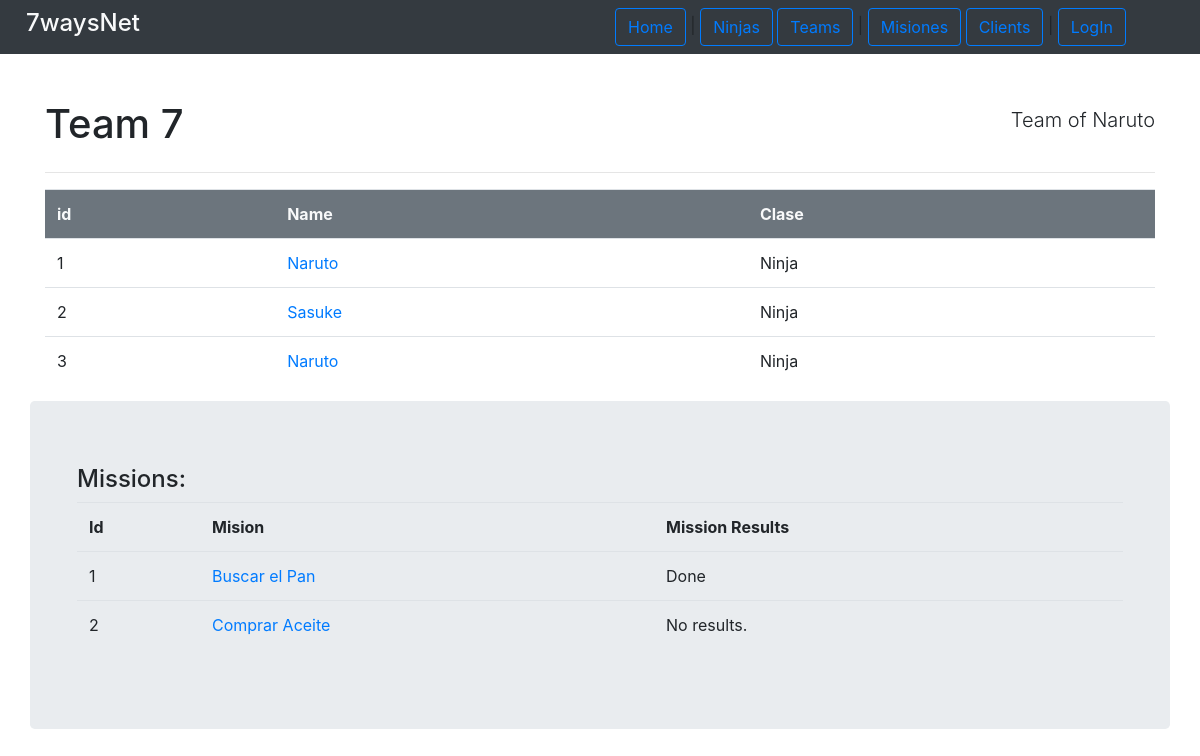
/ninjas/ninjaTeam/1/, run on the app's committed database.
### ninjas/models.py (models this page shows, shortened)
class Ninja(models.Model):
    name = models.CharField(max_length=200)
    age = models.IntegerField()
    clan = models.CharField(max_length=200)
    birth_date = models.DateTimeField('birth')
    gender = models.CharField(max_length=10)
    skills = models.ManyToManyField(Skill, blank=True)
    user = models.OneToOneField(User,on_delete=models.CASCADE)
    invocations = models.ManyToManyField(Invocation, blank=True)
    team = models.ForeignKey(Team, on_delete=models.CASCADE, default=None, null=True, blank=True)
    def ninja_class(self):
        return type(self).__name__
    """ class Meta:
        abstract = True """

class Team(models.Model):
    name = models.CharField(max_length=200)
    in_mission = models.BooleanField(default=False)
    def members(self):
        return Ninja.objects.filter(team_id=self.pk)
    def missions(self):
        return apps.get_model('missions','Mission').objects.filter(team_id=self.pk) #para que no se haga una importacion circular.

### missions/models.py (models this page shows, shortened)
class Mission(models.Model):
    name = models.CharField(max_length=200)
    description = models.TextField()
    rank = models.CharField(max_length=10)
    reward = models.IntegerField()
    available = models.BooleanField(default=True)
    client = models.ForeignKey(Client, on_delete=models.CASCADE)
    team = models.ForeignKey(Team, on_delete=models.CASCADE, default=None, blank=True,null=True)
    inventory = models.OneToOneField(Inventory, on_delete=models.CASCADE, default=None, null=True, blank=True)
    leader = models.ForeignKey(JouninNinja, on_delete=models.CASCADE, default=None, blank=True,null=True)
    def missionResults(self):
        return MissionResult.objects.get(mission_id=self.pk)

class MissionResult(models.Model):
    result = models.CharField(max_length=200)
    begin_date = models.DateField()
    end_date = models.DateField()
    mission = models.ForeignKey(Mission, on_delete=models.CASCADE)

### ninjas/views.py (the view)
# urls.py: path('ninjaTeam/<int:pk>/', views.ShowNinjaTeamView.as_view(), name='show_ninja_team'),
class ShowNinjaTeamView(generic.DetailView):
    model = Ninja
    template_name = 'ninjas/show_ninja_team.html'

### ninjas/templates/ninjas/show_ninja_team.html (shortened to what this page needs)
{%extends 'base.html'%}
{% block header %}
<div class="page-header">
    {% if ninja.team %}
        <h1 class="display-5"> Team {{ninja.team.name}}</h1>
        <p class="lead"> Team of {{ninja.name}} </p>
    {% else %}
        <h1 class="display-5"> {{ninja.name}} has no team.</h1>
    {%endif%}
</div>
{% endblock %}
{%  block content %}
    {% if ninja.team %}
        <table class="table">
            <tr class="bg-secondary text-light ">
                <th>id</th><th>Name</th><th>Clase</th>
            </tr>
            {% for ninja in ninja.team.members %}
                <tr>
                    <td> {{ninja.id}}</td>
                    <td><a href="{% url 'ninjas:profile' ninja.pk %}"> {{ninja.name}}</a></td>
                    <td>{{ninja.ninja_class}} </td>
                </tr>
            {% endfor %}
        </table>
        <div class="row jumbotron">
            <div class="col-md-12">
                {% if ninja.team.missions %}
                <h4>Missions:</h4>
                <table class="table">
                    <tr>
                        <th>Id</th> <th>Mision</th> <th>Mission Results</th>
                    </tr>
                    {% for m in ninja.team.missions %}
                        <tr>
                            <td>{{m.pk}}</td> <td> <a href="{% url 'missions:mission_details' m.pk %}"> {{m.name}}</a> </td>
                            <td>
                                {% if m.missionResults %}
                                    {{m.missionResults.result}}
                                {% else %}
                                No results.
                                {% endif %}
                            </td>
                        </tr>
                    {% endfor %}
                </table>
                {% else %}
                <div class="text-center">
                    <p class="lead">
                        No se encontro informacion de  realizaciones de misiones.
                    </p>
                </div>
                {% endif %}
            </div>
        </div>
    {%endif%}
{% endblock%}

### static/mystyle.css (style rules this page uses)
.page-header { display: flex; justify-content: space-between; align-items: center; }

### data on the page
Ninja: team.name "7", name "Naruto", id "1", ninja_class "Ninja"
Ninja: id "2", name "Sasuke", ninja_class "Ninja"
Ninja: id "3", name "Naruto", ninja_class "Ninja"
Mission: pk "1", name "Buscar el Pan", missionResults.result "Done"
Mission: pk "2", name "Comprar Aceite", shows "No results."
